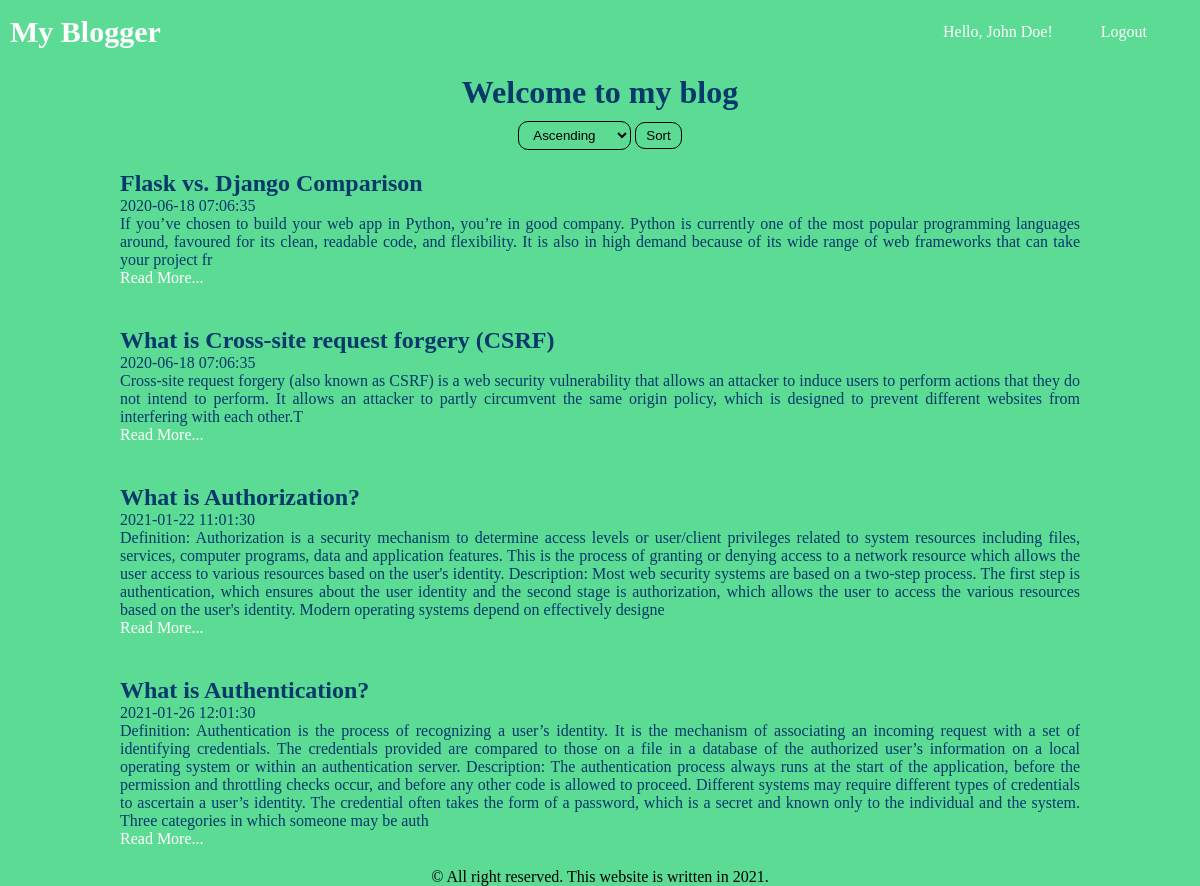
The app's page /index (signed in) with its own data.
### app/models.py (models this page shows, shortened)
class User(UserMixin, db.Model):
    id = db.Column(db.Integer, primary_key=True)
    firstname = db.Column(db.String(64))
    lastname = db.Column(db.String(64))
    email = db.Column(db.String(120), index=True, unique=True)
    password_hash = db.Column(db.String(128))
    comments = db.relationship('Comment', backref='user', lazy='joined')

class Post(db.Model):
    id = db.Column(db.Integer, primary_key=True)
    title = db.Column(db.String(50))
    body = db.Column(db.String(140))
    timestamp = db.Column(db.TIMESTAMP, index=True, default=datetime.now)
    comments = db.relationship('Comment', backref='post', lazy='joined')

### app/routes.py (the view)
@app.route('/')
@app.route('/index', methods=['GET', 'POST'])
def index():
    sort_by = request.form.get('sort_by')
    posts = Post.query.order_by(Post.timestamp.asc()).all()
    if sort_by == 'descending':
        posts = Post.query.order_by(Post.timestamp.desc()).all()
    return render_template('index.html', title='Home Page', posts=posts)

### app/models.py (called while the page is built)
@login.user_loader
def load_user(id):
    return User.query.get(int(id))

### app/templates/index.html (shortened to what this page needs)
{% extends 'base.html' %}
{% block style %}
    <link rel="stylesheet" href="{{ url_for('static', filename='styles/index.css') }}">
{% endblock %}
{% block page_title %}
<h1>Welcome to my blog</h1>
{% endblock %}
{% block content %}
    <div class="filter">
        <form action="" method="post">
            <select name="sort_by" id="sort_by">
                <option value="ascending">Ascending</option>
            </select>
            <button type="submit">Sort</button>
        </form>
    </div>
    {% for post in posts %}
        <div class="post">
            <h2>{{ post.title }}</h2>
            <p>{{ post.timestamp.strftime('%Y-%m-%d %H:%m:%S') }}</p>
            <p>{{ post.body[:-1000] }}</p>
            <a href="posts/{{ post.id }}">Read More...</a>
        </div>
    {% endfor %}
{% endblock %}

### app/templates/base.html (shortened to what this page needs)
<!DOCTYPE html>
<html lang="en">
<head>
    <link rel="stylesheet" href="{{ url_for('static', filename='styles/base.css') }}">
    {% block style %}
    {% endblock %}
</head>
<body>
{% block navbar %}
    <div class="navbar">
        <ul class="navbar-brand">
            <li><a href="{{ url_for('index') }}">My Blogger</a></li>
        </ul>
        <ul class="navbar-nav right">
            {% if current_user.is_anonymous %}
                <li>Hello, Guest!</li>
                <li><a href="{{ url_for('login') }}">Sign in</a></li>
                <li><a href="{{ url_for('register') }}">Register</a></li>
            {% else %}
                <li>Hello, {{ current_user.firstname | capitalize }} {{ current_user.lastname | capitalize }}!</li>
                <li><a href="{{ url_for('logout') }}">Logout</a></li>
            {% endif %}
        </ul>
    </div>
{% endblock %}
<div class="container">
    {% block page_title %}
    {% endblock %}
    <div class="content">
        {% block content %}
        {% endblock %}
    </div>
    {% block footer %}
        <footer>
            &copy All right reserved. This website is written in 2021.
        </footer>
    {% endblock %}
</div>
</body>
</html>

### app/static/styles/base.css (style rules this page uses)
* { box-sizing: border-box; margin: 0; padding: 0; background-color: #5CDB95; }
html, body { height: 100%; }
h1 { text-align: center; margin-top: 10px; }
ul { list-style-type: none; }
.navbar { display: flex; flex-direction: row; justify-content: space-between; align-items: center; padding: 15px 5px; }
.navbar .navbar-nav { display: flex; flex-direction: row; justify-content: space-evenly; align-items: center; }
.navbar-brand li { margin-left: 5px; font-size: 30px; font-weight: bold; }
.navbar .navbar-nav.right { min-width: 300px; }
li, a { text-decoration: none; color: white; }
button, select, input[type="submit"] { padding: 5px 10px; border-radius: 10px; box-shadow: none; outline: none; cursor: pointer; border: 1px solid black; }
h1, h2, p { color: #05386B; }
.container { display: flex; flex-direction: column; align-items: center; justify-content: space-evenly; }

### app/static/styles/index.css (style rules this page uses)
.content { display: flex; flex-direction: column; justify-content: center; align-items: center; max-width: 1000px; margin: 0 auto; }
.post { margin: 20px; }
.post p { text-align: justify; }
.filter { margin-top: 10px; }

### records on screen
User: firstname "John", lastname "Doe"
Post: title "Flask vs. Django Comparison", timestamp "2020-06-18 07:06:35", body "If you’ve chosen to build your web app in Python, you’re in good company. Python is currently one of the most popular programming languages around, favoured for its clean, readable code, and flexibility. It is also in high demand because of its wide range of web frameworks that can take your project fr"
Post: title "What is Cross-site request forgery (CSRF)", timestamp "2020-06-18 07:06:35", body "Cross-site request forgery (also known as CSRF) is a web security vulnerability that allows an attacker to induce users to perform actions that they do not intend to perform. It allows an attacker to partly circumvent the same origin policy, which is designed to prevent different websites from interfering with each other.T"
Post: title "What is Authorization?", timestamp "2021-01-22 11:01:30", body "Definition: Authorization is a security mechanism to determine access levels or user/client privileges related to system resources including files, services, computer programs, data and application features. This is the process of granting or denying access to a network resource which allows the user access to various resources based on the user's identity. Description: Most web security systems are based on a two-step process. The first step is authentication, which ensures about the user identity and the second stage is authorization, which allows the user to access the various resources based on the user's identity. Modern operating systems depend on effectively designe"
Post: title "What is Authentication?", timestamp "2021-01-26 12:01:30", body "Definition: Authentication is the process of recognizing a user’s identity. It is the mechanism of associating an incoming request with a set of identifying credentials. The credentials provided are compared to those on a file in a database of the authorized user’s information on a local operating system or within an authentication server. Description: The authentication process always runs at the start of the application, before the permission and throttling checks occur, and before any other code is allowed to proceed. Different systems may require different types of credentials to ascertain a user’s identity. The credential often takes the form of a password, which is a secret and known…"
